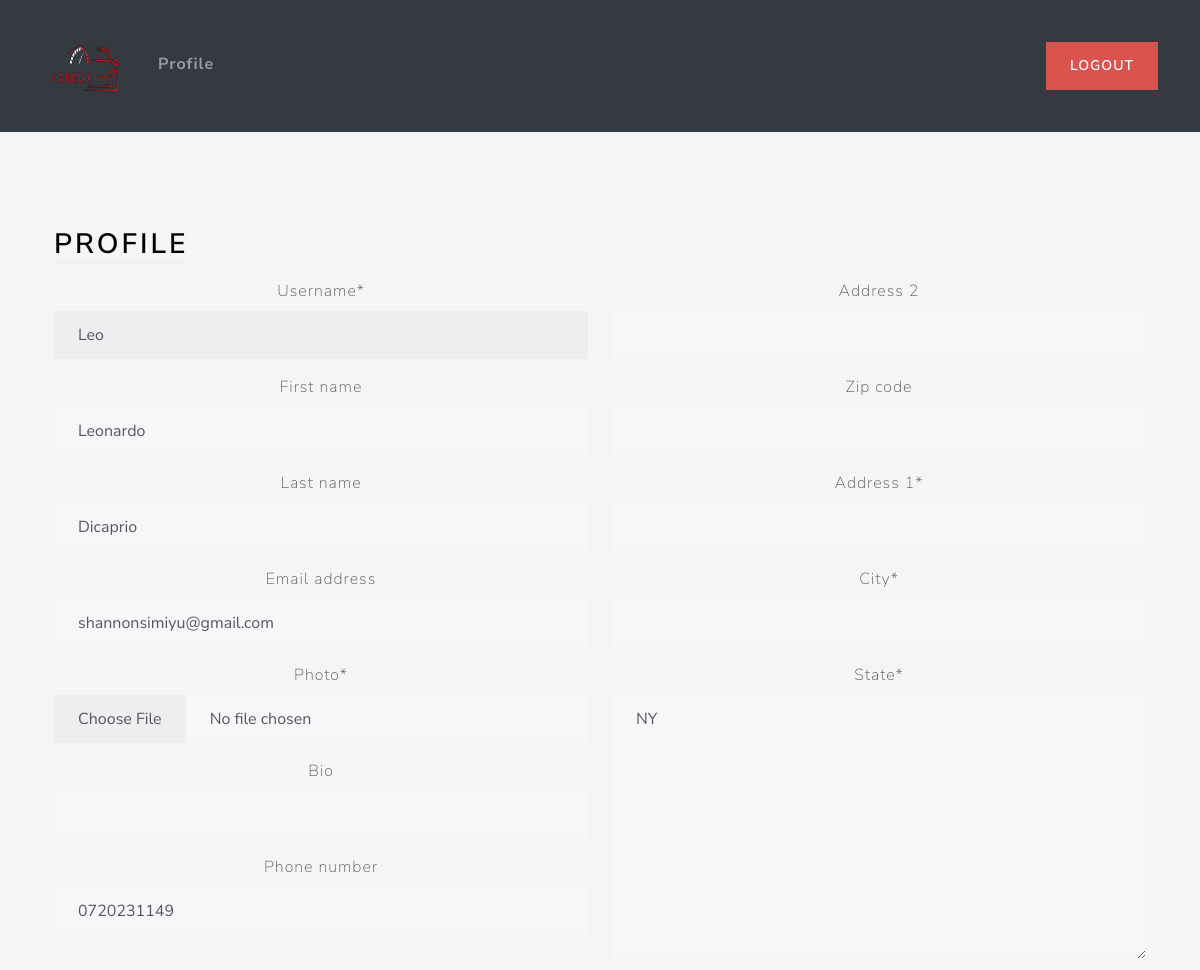
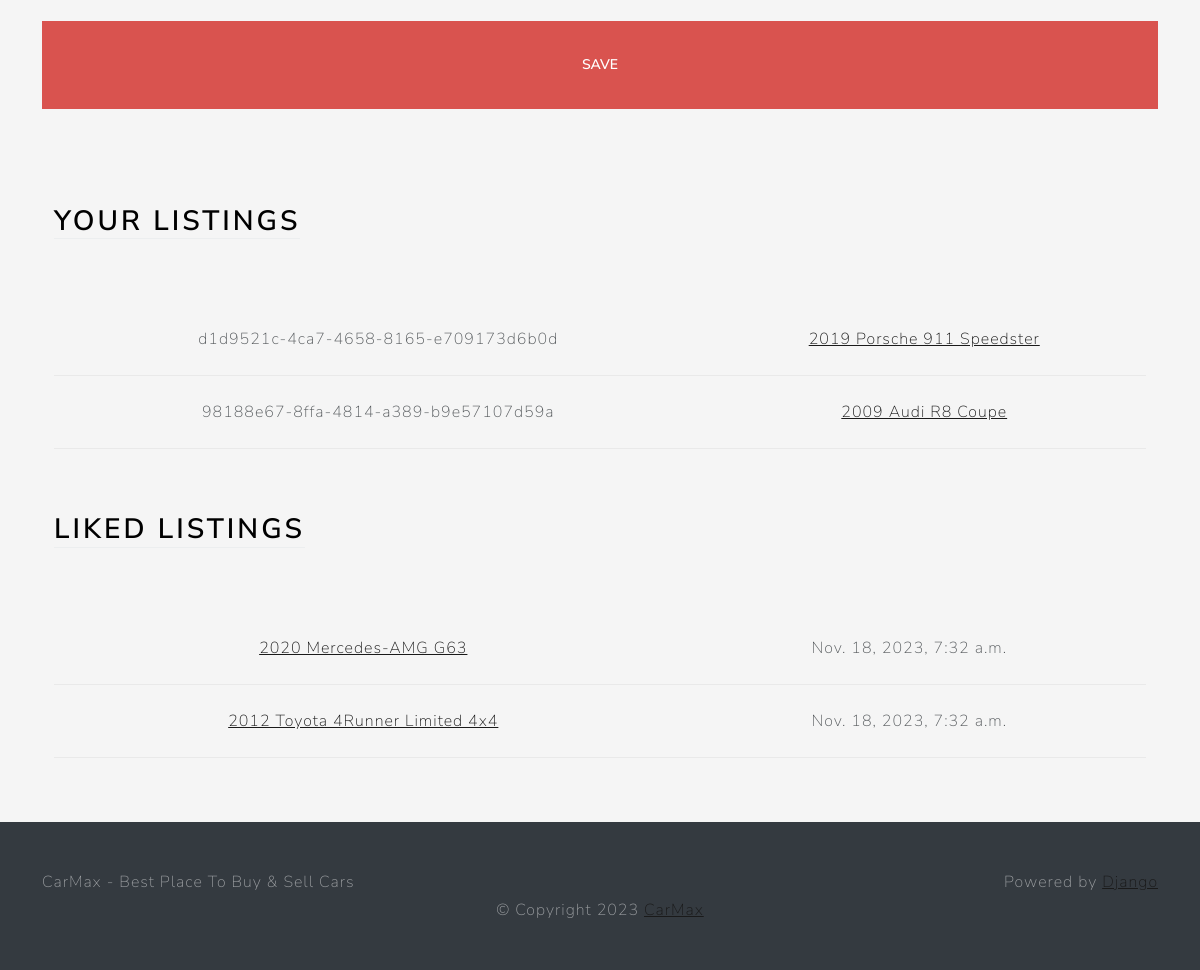
Page /profile/ (signed in) on the committed database (2 pictures, top to bottom).
### users/models.py (models this page shows, shortened)
class Profile(models.Model):
    user = models.OneToOneField(User, on_delete=models.CASCADE)
    photo = models.ImageField(upload_to=user_directory_path, null=True)
    bio = models.CharField(max_length=140, blank=True)
    phone_number = models.CharField(max_length=12, blank=True)
    location = models.OneToOneField(Location, on_delete=models.SET_NULL, null=True)

class Location(models.Model):
    address_1 = models.CharField(max_length=128, blank=True)
    address_2 = models.CharField(max_length=128, blank=True)
    city = models.CharField(max_length=64)
    state = USStateField(default="NY")
    zip_code = USZipCodeField(blank=True)

### main/models.py (models this page shows, shortened)
class Listing(models.Model):
    id = models.UUIDField(
        primary_key=True, default=uuid.uuid4, unique=True, editable=False)
    created_at = models.DateTimeField(auto_now_add=True)
    updated_at = models.DateTimeField(auto_now=True)
    seller = models.ForeignKey(Profile, on_delete=models.CASCADE)
    brand = models.CharField(max_length=24, choices=CARS_BRANDS, default=None)
    model = models.CharField(max_length=64,)
    vin = models.CharField(max_length=17,)
    mileage = models.IntegerField(default=0)
    color = models.CharField(max_length=24,)
    description = models.TextField()
    engine = models.CharField(max_length=24,)
    transmission = models.CharField(
        max_length=24, choices=TRANSMISSION_OPTIONS, default=None)
    location = models.OneToOneField(
        Location, on_delete=models.SET_NULL, null=True)
    image = models.ImageField(upload_to=user_listing_path)

class LikedListing(models.Model):
    profile = models.ForeignKey(Profile, on_delete=models.CASCADE)
    listing = models.ForeignKey(Listing, on_delete=models.CASCADE)
    like_date = models.DateTimeField(auto_now_add=True)

### users/views.py (the view, shortened to what this page needs)
# urls.py: path('profile/', views.ProfileView.as_view(), name='profile'),
@method_decorator(login_required, name='dispatch')
class ProfileView(View):
    def get(self, request):
        user_listings = Listing.objects.filter(seller=request.user.profile)
        user_liked_listings = LikedListing.objects.filter(profile=request.user.profile).all()
        user_form = UserForm(instance=request.user)
        profile_form = ProfileForm(instance=request.user.profile)
        location_form = LocationForm(instance=request.user.profile.location)
        return render(request, 'views/profile.html',{
            'user_form':user_form,
            'profile_form':profile_form,
            'location_form':location_form,
            'user_listings':user_listings,
            'user_liked_listings':user_liked_listings,})

### users/forms.py
class UserForm(forms.ModelForm):
    username = forms.CharField(disabled=True)
    class Meta:
        model = User
        fields = ('username', 'first_name', 'last_name', 'email')

class ProfileForm(forms.ModelForm):
    photo = forms.ImageField(widget=CustomPictureImageFieldWidget)
    bio = forms.TextInput()
    class Meta:
        model = Profile
        fields = ('photo', 'bio', 'phone_number')

### users/templates/views/profile.html (shortened to what this page needs)
{% extends 'base/base.html' %}
{% load crispy_forms_filters %}
{% load static %}
{% load crispy_forms_tags %}
{% block body %}
<div class="container-fluid text-center py-5">
    <div class="container px-4 py-5" id="hanging-icons">
        <div class="row g-4">
            <div class="col d-flex align-items-start">
                <div>
                    <h2 class="mb-3 border-bottom" style="color: black">Profile</h2>
                </div>
            </div>
        </div>
        <form action="" method="post" enctype="multipart/form-data">
            <div class="row">
                <div class="col-6">
                    {{ user_form|crispy }}
                    {{ profile_form|crispy }}
                </div>
                <div class="col-6">
                    {{ location_form|crispy }}
                </div>
                <br>
                <br>
                <button class="btn btn-lg btn-danger mt-3 " type="submit" value="Submit">Save</button>
            </div>
        </form>
    </div>
    <div class="container px-4">
        <div class="row g-4 py-5">
            <div class="col d-flex align-items-start">
                <div>
                    <h2 class="mb-3 border-bottom" style="color: black">Your Listings</h2>
                </div>
            </div>
        </div>
        <table class="table table-hover">
            <tbody>
                {% for listing in user_listings %}
                <tr>
                    <td>{{ listing.id }}</td>
                    <td><a href="{% url 'listing' id=listing.id %}">{{listing.model }}</a></td>
                </tr>
                {% endfor %}
            </tbody>
        </table>
    </div>
    <div class="container px-4">
        <div class="row g-4 py-5">
            <div class="col d-flex align-items-start">
                <div>
                    <h2 class="mb-3 border-bottom" style="color: black">Liked Listings</h2>
                </div>
            </div>
        </div>
        <table class="table table-hover">
            <tbody>
                {% for liked_listing in user_liked_listings %}
                <tr>
                    <td><a href="{% url 'listing' id=liked_listing.listing.id %}">{{ liked_listing.listing.model }}</a></td>
                    <td>{{ liked_listing.like_date }}</td>
                </tr>
                {% endfor %}
            </tbody>
        </table>
    </div>
</div>
{% endblock %}

### static/css/style.css (style rules this page uses)
html, body { height: 100%; }
body { align-items: center; padding-bottom: 40px; background-color: #f5f5f5; }
.h2, h2 { color: white; }

### rows in the picture
Profile: phone_number "0720231149"
Location: state "NY"
Listing: id "d1d9521c-4ca7-4658-8165-e709173d6b0d", model "2019 Porsche 911 Speedster"
Listing: id "98188e67-8ffa-4814-a389-b9e57107d59a", model "2009 Audi R8 Coupe"
LikedListing: listing.model "2020 Mercedes-AMG G63", like_date "Nov. 18, 2023, 7:32 a.m."
LikedListing: listing.model "2012 Toyota 4Runner Limited 4x4", like_date "Nov. 18, 2023, 7:32 a.m."
